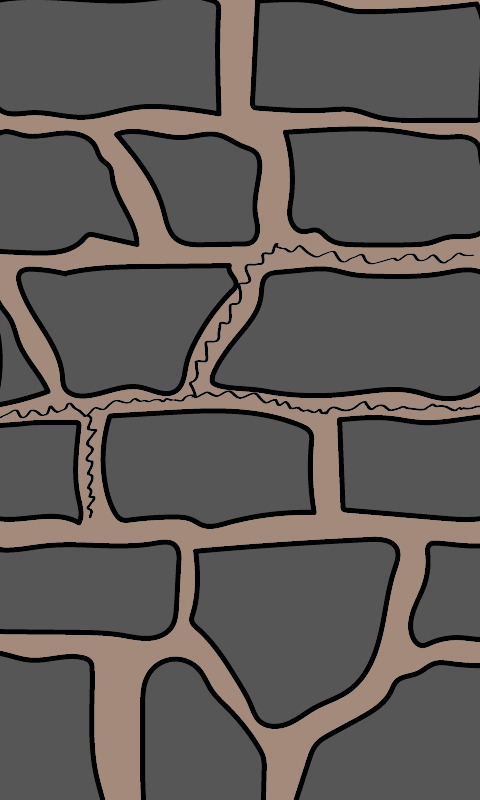

This game map was drawn from its Tiled (.tmx) file and the tilesets committed beside it. A one-line description and the trimmed map source follow:
An orthogonal 60x100 tile map with 8x8 px tiles, 1 tile layer (Tile Layer 1) and 120 objects.

<map version="1.4" tiledversion="1.4.3" orientation="orthogonal" renderorder="left-down" width="60" height="100" tilewidth="8" tileheight="8" infinite="0" nextlayerid="4" nextobjectid="122">
 <tileset firstgid="1" name="wall" tilewidth="8" tileheight="8" tilecount="13200" columns="60">
  <image source="wall.png" width="480" height="1760" />
 </tileset>
 <objectgroup id="2" name="PiirtoPisteet">
  <object id="1" x="91.2902" y="515.137">
   <point />
  </object>
  <object id="2" x="91.2902" y="504.891">
   <point />
  </object>
  <object id="3" x="93.1532" y="499.301">
   <point />
  </object>
  <object id="4" x="92.2217" y="490.918">
   <point />
  </object>
  <object id="5" x="90.3586" y="483.465">
   <point />
  </object>
  <object id="6" x="93.1532" y="473.218">
   <point />
  </object>
  <object id="7" x="92.2217" y="464.835">
   <point />
  </object>
  <object id="8" x="91.2902" y="450.862">
   <point />
  </object>
  <object id="9" x="92.2217" y="443.409">
   <point />
  </object>
  <object id="10" x="94.0848" y="432.231">
   <point />
  </object>
  <object id="11" x="86.6325" y="422.916">
   <point />
  </object>
  <object id="12" x="90.3586" y="418.258">
   <point />
  </object>
  <object id="13" x="77.3172" y="416.395">
   <point />
  </object>
  <object id="14" x="75.4541" y="405.217">
   <point />
  </object>
  <object id="15" x="67.0703" y="408.011">
   <point />
  </object>
  <object id="16" x="61.4811" y="417.327">
   <point />
  </object>
  <object id="17" x="51.2343" y="415.463">
   <point />
  </object>
  <object id="18" x="48.4397" y="415.463">
   <point />
  </object>
  <object id="19" x="36.3298" y="416.395">
   <point />
  </object>
  <object id="20" x="27.0144" y="415.463">
   <point />
  </object>
  <object id="21" x="16.7676" y="417.327">
   <point />
  </object>
  <object id="22" x="13.0415" y="417.327">
   <point />
  </object>
  <object id="23" x="5.58919" y="418.258">
   <point />
  </object>
  <object id="24" x="40.0559" y="413.6">
   <point />
  </object>
  <object id="25" x="100.605" y="409.874">
   <point />
  </object>
  <object id="26" x="108.058" y="411.737">
   <point />
  </object>
  <object id="27" x="116.442" y="407.08">
   <point />
  </object>
  <object id="28" x="122.031" y="404.285">
   <point />
  </object>
  <object id="29" x="131.346" y="403.354">
   <point />
  </object>
  <object id="30" x="136.935" y="401.49">
   <point />
  </object>
  <object id="31" x="144.388" y="402.422">
   <point />
  </object>
  <object id="32" x="154.634" y="401.49">
   <point />
  </object>
  <object id="33" x="163.95" y="401.49">
   <point />
  </object>
  <object id="34" x="172.333" y="401.49">
   <point />
  </object>
  <object id="35" x="178.854" y="401.49">
   <point />
  </object>
  <object id="36" x="190.964" y="398.696">
   <point />
  </object>
  <object id="37" x="195.622" y="396.833">
   <point />
  </object>
  <object id="38" x="207.732" y="394.97">
   <point />
  </object>
  <object id="39" x="219.842" y="394.97">
   <point />
  </object>
  <object id="40" x="223.568" y="394.97">
   <point />
  </object>
  <object id="41" x="235.678" y="395.901">
   <point />
  </object>
  <object id="42" x="243.13" y="397.764">
   <point />
  </object>
  <object id="43" x="257.103" y="400.559">
   <point />
  </object>
  <object id="44" x="263.624" y="402.422">
   <point />
  </object>
  <object id="45" x="281.323" y="407.08">
   <point />
  </object>
  <object id="46" x="285.98" y="407.08">
   <point />
  </object>
  <object id="47" x="302.748" y="410.806">
   <point />
  </object>
  <object id="48" x="313.926" y="411.737">
   <point />
  </object>
  <object id="49" x="333.489" y="411.737">
   <point />
  </object>
  <object id="50" x="346.53" y="412.669">
   <point />
  </object>
  <object id="51" x="360.503" y="407.08">
   <point />
  </object>
  <object id="52" x="373.544" y="406.148">
   <point />
  </object>
  <object id="53" x="389.381" y="408.943">
   <point />
  </object>
  <object id="54" x="406.148" y="409.874">
   <point />
  </object>
  <object id="55" x="422.916" y="410.806">
   <point />
  </object>
  <object id="56" x="444.341" y="411.737">
   <point />
  </object>
  <object id="57" x="449.93" y="411.737">
   <point />
  </object>
  <object id="58" x="465.766" y="409.874">
   <point />
  </object>
  <object id="59" x="435.957" y="408.011">
   <point />
  </object>
  <object id="60" x="417.327" y="408.943">
   <point />
  </object>
  <object id="61" x="326.036" y="411.737">
   <point />
  </object>
  <object id="62" x="474.15" y="409.874">
   <point />
  </object>
  <object id="63" x="195.622" y="390.312">
   <point />
  </object>
  <object id="64" x="198.416" y="382.86">
   <point />
  </object>
  <object id="65" x="201.211" y="369.818">
   <point />
  </object>
  <object id="66" x="204.937" y="365.161">
   <point />
  </object>
  <object id="67" x="208.663" y="359.571">
   <point />
  </object>
  <object id="68" x="208.663" y="346.53">
   <point />
  </object>
  <object id="69" x="214.252" y="339.078">
   <point />
  </object>
  <object id="70" x="222.636" y="332.557">
   <point />
  </object>
  <object id="71" x="225.431" y="325.105">
   <point />
  </object>
  <object id="72" x="231.952" y="322.31">
   <point />
  </object>
  <object id="73" x="234.746" y="312.063">
   <point />
  </object>
  <object id="74" x="244.993" y="305.543">
   <point />
  </object>
  <object id="75" x="244.993" y="298.09">
   <point />
  </object>
  <object id="76" x="245.925" y="292.501">
   <point />
  </object>
  <object id="77" x="250.582" y="286.912">
   <point />
  </object>
  <object id="78" x="250.582" y="277.597">
   <point />
  </object>
  <object id="79" x="264.555" y="266.418">
   <point />
  </object>
  <object id="80" x="265.487" y="258.034">
   <point />
  </object>
  <object id="81" x="271.076" y="256.171">
   <point />
  </object>
  <object id="82" x="273.871" y="251.514">
   <point />
  </object>
  <object id="83" x="291.57" y="255.24">
   <point />
  </object>
  <object id="84" x="299.953" y="255.24">
   <point />
  </object>
  <object id="85" x="312.063" y="255.24">
   <point />
  </object>
  <object id="86" x="320.447" y="259.898">
   <point />
  </object>
  <object id="87" x="330.694" y="258.966">
   <point />
  </object>
  <object id="88" x="353.051" y="260.829">
   <point />
  </object>
  <object id="89" x="348.393" y="261.761">
   <point />
  </object>
  <object id="90" x="374.476" y="264.555">
   <point />
  </object>
  <object id="91" x="371.681" y="264.555">
   <point />
  </object>
  <object id="92" x="401.49" y="264.555">
   <point />
  </object>
  <object id="93" x="388.449" y="268.281">
   <point />
  </object>
  <object id="94" x="412.669" y="269.213">
   <point />
  </object>
  <object id="95" x="419.19" y="266.418">
   <point />
  </object>
  <object id="96" x="425.71" y="265.487">
   <point />
  </object>
  <object id="97" x="437.82" y="263.624">
   <point />
  </object>
  <object id="98" x="452.725" y="261.761">
   <point />
  </object>
  <object id="99" x="471.355" y="258.966">
   <point />
  </object>
  <object id="100" x="434.094" y="257.103">
   <point />
  </object>
  <object id="101" x="397.764" y="258.034">
   <point />
  </object>
  <object id="102" x="378.202" y="260.829">
   <point />
  </object>
  <object id="103" x="356.777" y="259.898">
   <point />
  </object>
  <object id="104" x="344.667" y="256.171">
   <point />
  </object>
  <object id="105" x="338.146" y="256.171">
   <point />
  </object>
  <object id="106" x="308.337" y="264.555">
   <point />
  </object>
  <object id="107" x="293.433" y="256.171">
   <point />
  </object>
  </objectgroup>
 <objectgroup id="3" name="VoittoPisteet">
  <!-- 11 objects omitted --></objectgroup>
 <layer id="1" name="Tile Layer 1" width="60" height="100">
  <data>[6000 cells, 6000 non-empty, 6000 distinct tile ids]</data>
 </layer>
</map>
<!-- 13 of 120 objects omitted -->
